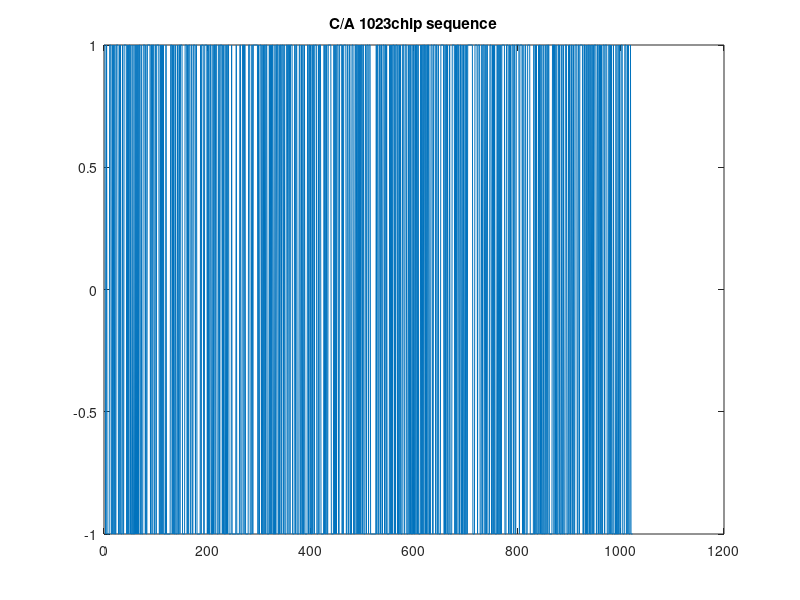
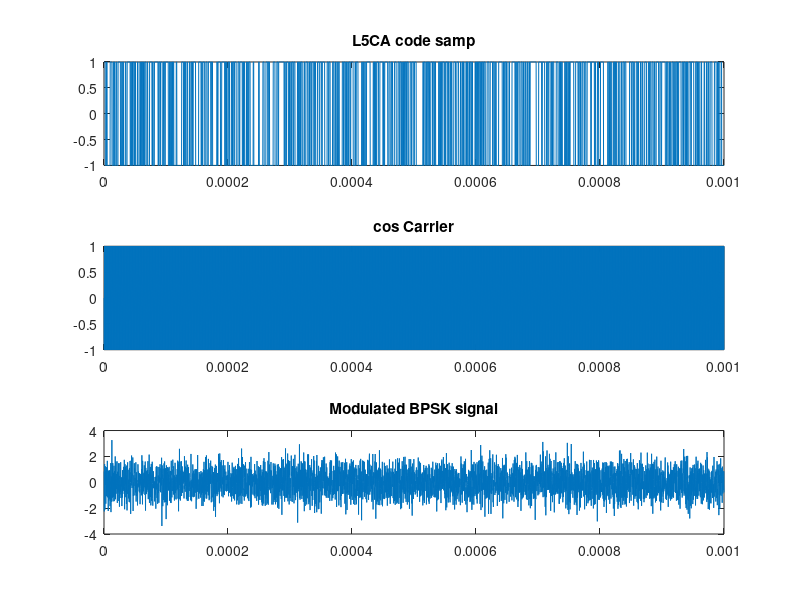
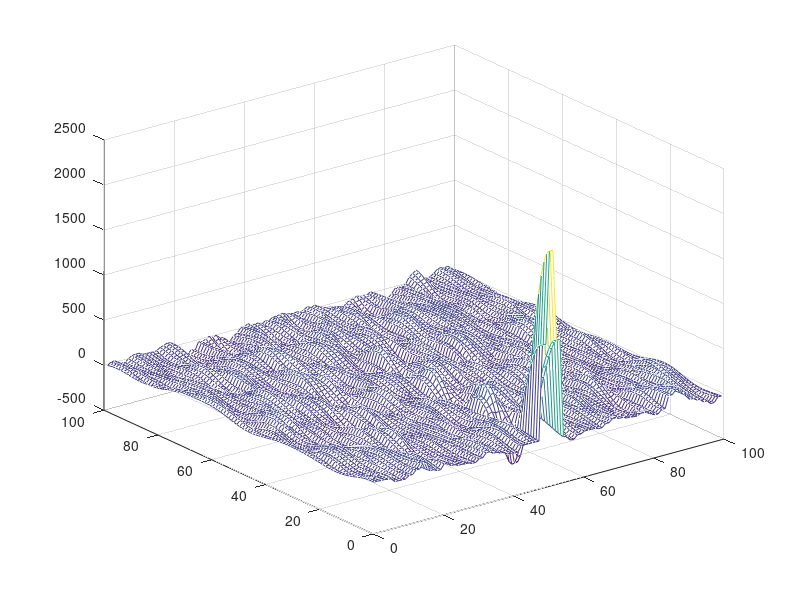

These charts were generated, in order, by the following MATLAB code:
%% C/A sequence generation
close all;clear all;clc;
shift_G1_reg=ones(1,10);
shift_G2_reg=ones(1,10);
G1=zeros(1,1023);
G2=zeros(1,1023);
L1_CA_code=zeros(1,1023);

for k1=1:1:1023
    G1(k1)=shift_G1_reg(10);
    G2(k1)=mod(shift_G2_reg(2)+shift_G2_reg(6),2);
    L1_CA_code(k1)=mod(G1(k1)+G2(k1),2);
    feedback_G1=mod(shift_G1_reg(3)+shift_G1_reg(10),2);
    feedback_G2=mod(shift_G2_reg(2)+shift_G2_reg(3)+shift_G2_reg(6)+shift_G2_reg(8)+shift_G2_reg(9)+shift_G2_reg(10),2);
    for k2=10:-1:2
        shift_G1_reg(k2)=shift_G1_reg(k2-1);
        shift_G2_reg(k2)=shift_G2_reg(k2-1);
    end;
    shift_G1_reg(1)=feedback_G1;
    shift_G2_reg(1)=feedback_G2;
end;
L1_CA_code=(L1_CA_code-0.5)*2;
k1=1:1:1023;
%L1_CA_code is an (1x1023) array with +1 and -1 Values.
figure,subplot(1,1,1),plot(k1,L1_CA_code),title('C/A 1023chip sequence');
%%GPS_sig_gen.m
L1_CA_code_half=zeros(1,length(L1_CA_code)*2);
for kk1=1:length(L1_CA_code)
    L1_CA_code_half((2*kk1-1):(2*kk1))=L1_CA_code(kk1)*ones(1,2);
end;
for kk2 =1:length(L1_CA_code)
    L1_CA_code_samp((4*kk2-3):(4*kk2))=L1_CA_code(kk2)*ones(1,4);
end;
Fs=4.092e6;
Fc=1.023e6;
Fd=2.5e3;
Cr=1.023e6;
Sn=Fs/Cr;
C_NO=70;
SNR=C_NO-10*log10(Fs);
t=1/Fs:1/Fs:(1023*4)/Fs;
cos_data=cos(2*pi*Fc*t);
sig_pure=L1_CA_code_samp.*cos_data;
signal=awgn(sig_pure,SNR);
k=1/Fs:1/Fs:(1023*4)/Fs;
figure,subplot(3,1,1),plot(k,L1_CA_code_samp),title('L5CA code samp');
subplot(3,1,2),plot(k,cos_data),title('cos Carrier');
subplot(3,1,3),plot(k,signal),title('Modulated BPSK signal');
figure,plot(k,abs(fftshift(fft(signal)))),title('Signal FFT Search');
%%GPS_PNcode_acquisition.m
fdop=linspace(0,5e3,100);
L1_CA_code_local=[L1_CA_code_samp(4042:4092),L1_CA_code_samp(1:4041)]
peak_out=zeros(100,100);
for dd1=1:100;
    t=1/Fs:1/Fs:4092/Fs;
    I_cos=cos(2*pi*(Fc+fdop(dd1))*t);
    cos_data=cos(2*pi*(Fc+fdop(dd1))*t);
    deal_fd_data=signal.*I_cos;
    for dd2=1:100
        L1_CA_code_local_kk=[L1_CA_code_local(dd2:4092),L1_CA_code_local(1:(dd2-1))];
        deal_xor_data=L1_CA_code_local_kk.*deal_fd_data;
        peak_out(dd1,dd2)=sum(deal_xor_data);
    end;
end;
mesh(peak_out);
    